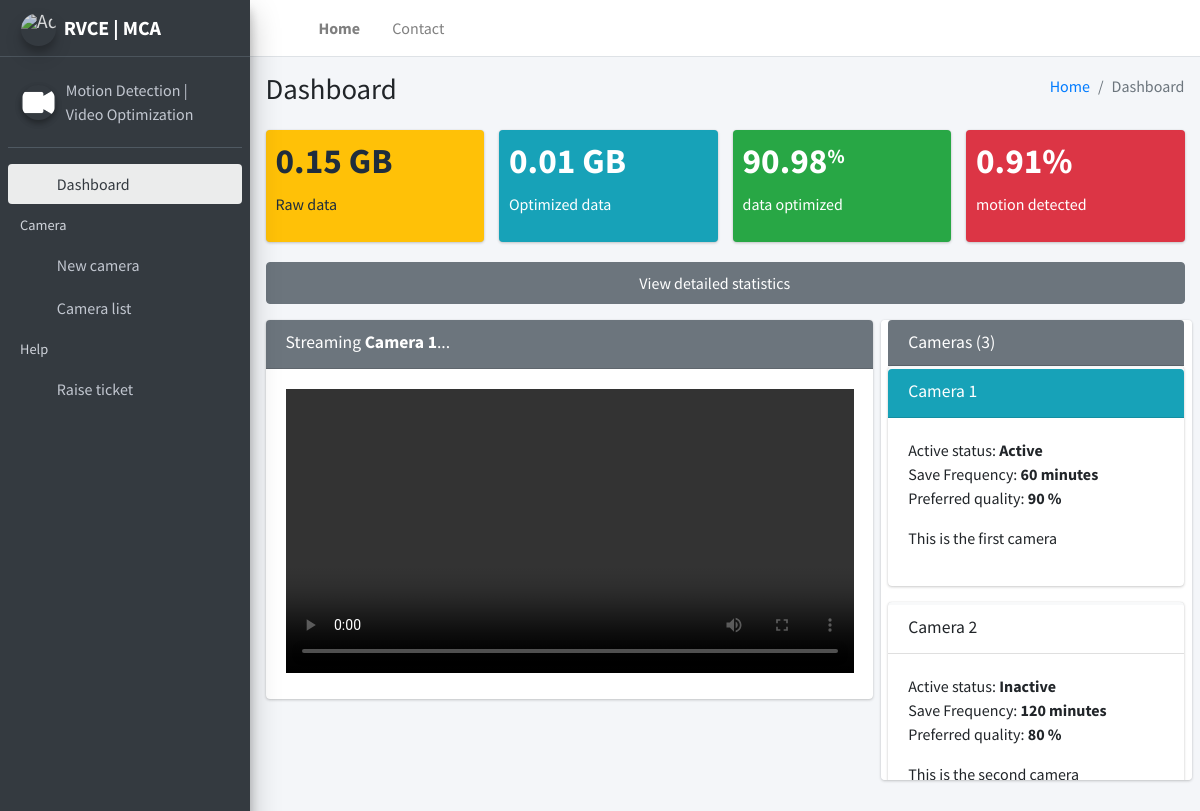
The app's page /index/ with its own data.
### recorder/models.py (models this page shows)
class Cameras(models.Model):
    name = models.CharField(max_length=25)
    description = models.TextField()
    active_status = models.CharField(max_length=20)
    save_frequency = models.IntegerField(default=0)
    preferred_quality = models.IntegerField(default=0)
    created_at = models.DateTimeField(auto_now_add=True)

### recorder/views.py (the view)
# urls.py: path('index/', views.lobby, name='index'),
def lobby(request, filter='0'):
    if (filter == '0'):
        cameras = Cameras.objects.values('id', 'name').first()
    else:
        cameras = Cameras.objects.values('id', 'name').filter(id=filter).first()
    count = Cameras.objects.count()
    sum_optimized_size = Video_Stats.objects.aggregate(Sum('optimized_size'))['optimized_size__sum']
    sum_original_size = Video_Stats.objects.aggregate(Sum('original_size'))['original_size__sum']
    sum_motion = Video_Stats.objects.aggregate(Avg('motion'))['motion__avg']
    cameras_list = Cameras.objects.all()
    context = {
        'camera_count': count,
        'raw_storage': round(sum_original_size / (1024 * 1024 * 1024), 2),
        'storage': round(sum_optimized_size / (1024 * 1024 * 1024), 2),
        'optimized_perc': 100 - round((sum_optimized_size / sum_original_size) * 100, 2),
        'motion': round(sum_motion, 2),
        'cameras_list': cameras_list,
        'filter': cameras
    }
    return render(request, 'index.html', context=context)

### recorder/templates/index.html (shortened to what this page needs)
{% load static %}
<!DOCTYPE html>
<html lang="en">
<head>
    <link rel="stylesheet" href="{% static 'plugins/fontawesome-free/css/all.min.css' %}">
    <link rel="stylesheet" href="https://code.ionicframework.com/ionicons/2.0.1/css/ionicons.min.css">
    <link rel="stylesheet" href="{% static 'plugins/tempusdominus-bootstrap-4/css/tempusdominus-bootstrap-4.min.css' %}">
    <link rel="stylesheet" href="{% static 'plugins/icheck-bootstrap/icheck-bootstrap.min.css' %}">
    <link rel="stylesheet" href="{% static 'plugins/jqvmap/jqvmap.min.css' %}">
    <link rel="stylesheet" href="{% static 'dist/css/adminlte.min.css' %}">
    <link rel="stylesheet" href="{% static 'plugins/overlayScrollbars/css/OverlayScrollbars.min.css' %}">
    <link rel="stylesheet" href="{% static 'plugins/daterangepicker/daterangepicker.css' %}">
    <link rel="stylesheet" href="{% static 'plugins/summernote/summernote-bs4.min.css' %}">
    <link rel="stylesheet" href="{% static 'dist/css/custom.css' %}">
</head>
<body class="hold-transition sidebar-mini layout-fixed">
    <div class="wrapper">
        <nav class="main-header navbar navbar-expand navbar-white navbar-light">
            <ul class="navbar-nav">
                <li class="nav-item">
                    <a class="nav-link" data-widget="pushmenu" href="#" role="button"><i class="fas fa-bars"></i></a>
                </li>
                <li class="nav-item d-none d-sm-inline-block">
                    <a href="/index/" class="nav-link font-weight-bold">Home</a>
                </li>
                <li class="nav-item d-none d-sm-inline-block">
                    <a href="/tickets/" class="nav-link">Contact</a>
                </li>
            </ul>
            <ul class="navbar-nav ml-auto">
                <li class="nav-item">
                    <a class="nav-link" data-widget="fullscreen" href="#" role="button">
                        <i class="fas fa-expand-arrows-alt"></i>
                    </a>
                </li>
            </ul>
        </nav>
        <aside class="main-sidebar sidebar-dark-primary elevation-4">
            <a href="/index/" class="brand-link">
                <img src="{% static 'dist/img/rvce.png' %}" alt="AdminLTE Logo" class="brand-image img-circle elevation-3 my-auto" style="opacity:.8; width:35px; height:35px">
                <span class="brand-text font-weight-bold my-auto">RVCE | MCA</span>
            </a>
            <div class="sidebar">
                <div class="user-panel mt-3 pb-3 mb-3 d-flex">
                    <div class="image my-auto">
                        <img src="{% static 'dist/img/logo.png' %}" class="img-circle elevation-2 my-auto" alt="User Image" style="width:35px; height:35px">
                    </div>
                    <div class="info">
                        <a class="d-block">Motion Detection |<br>Video Optimization</a>
                    </div>
                </div>
                <nav class="mt-2">
                    <ul class="nav nav-pills nav-sidebar flex-column" data-widget="treeview" role="menu" data-accordion="false">
                        <li class="nav-item">
                            <a href="/index/" class="nav-link nav-active">
                                <i class="far fa fa-tachometer-alt nav-icon text-dark"></i>
                                <p class="text-dark">Dashboard</p>
                            </a>
                        </li>
                        <li class="nav-header">Camera</li>
                        <li class="nav-item">
                            <a href="/camera/" class="nav-link">
                                <i class="nav-icon fa fa-camera"></i>
                                <p>
                                    New camera
                                </p>
                            </a>
                        </li>
                        <li class="nav-item">
                            <a href="/cameras/" class="nav-link">
                                <i class="nav-icon fa fa-list"></i>
                                <p>
                                    Camera list
                                </p>
                            </a>
                        </li>
                        <li class="nav-header">Help</li>
                        <li class="nav-item">
                            <a href="/ticket/" class="nav-link">
                                <i class="nav-icon fa fa-info"></i>
                                <p>
                                    Raise ticket
                                </p>
                            </a>
                        </li>
                    </ul>
                </nav>
            </div>
        </aside>
        <div class="content-wrapper">
            <div class="content-header">
                <div class="container-fluid">
                    <div class="row mb-2">
                        <div class="col-sm-6">
                            <h1 class="m-0">Dashboard</h1>
                        </div>
                        <div class="col-sm-6">
                            <ol class="breadcrumb float-sm-right">
                                <li class="breadcrumb-item"><a href="#">Home</a></li>
                                <li class="breadcrumb-item active">Dashboard</li>
                            </ol>
                        </div>
                    </div>
                </div>
            </div>
            <section class="content">
                <div class="container-fluid">
                    <div class="row">
                        <div class="col-lg-3 col-6">
                            <div class="small-box bg-warning">
                                <div class="inner">
                                    <h3>{{ raw_storage }} GB</h3>
                                    <p>Raw data</p>
                                </div>
                            </div>
                        </div>
                        <div class="col-lg-3 col-6">
                            <div class="small-box bg-info">
                                <div class="inner">
                                    <h3>{{ storage }} GB</h3>
                                    <p>Optimized data</p>
                                </div>
                            </div>
                        </div>
                        <div class="col-lg-3 col-6">
                            <div class="small-box bg-success">
                                <div class="inner">
                                    <h3>{{ optimized_perc }}<sup style="font-size: 20px">%</sup></h3>
                                    <p>data optimized</p>
                                </div>
                            </div>
                        </div>
                        <div class="col-lg-3 col-6">
                            <div class="small-box bg-danger">
                                <div class="inner">
                                    <h3>{{ motion }}%</h3>
                                    <p>motion detected</p>
                                </div>
                            </div>
                        </div>
                    </div>
                    <button onclick="window.location.href='/data/'" class="btn btn-secondary w-100 mb-3 py-2">View detailed statistics &nbsp;&nbsp;<i class="fas fa-arrow-right fa-sm"></i></button>
                    <div class="row">
                        <div class="col-md-8">
                            <div class="card card-secondary">
                                <div class="card-header">
                                    <h3 class="card-title">Streaming <b>{{ filter.name }}</b>...</h3>
                                    <div class="card-tools">
                                        <button type="button" class="btn btn-tool" data-card-widget="collapse" title="Collapse">
                  <i class="fas fa-minus"></i>
                </button>
                                    </div>
                                </div>
                                <div class="card-body">
                                    <video id="video" name="video" class="w-100" controls autoplay></video>
                                </div>
                            </div>
                        </div>
                        <div class="col-md-4 card card-row card-secondary" style="overflow-y: scroll; height: 460px;">
                            <div class="card-header m-0">
                                <h3 class="card-title">
                                    Cameras ({{ camera_count }})
                                </h3>
                            </div>
                            {% for camera in cameras_list %}
                            <div class="card card-light card-outline">
                                <div class="card-header {% if camera.id == filter.id %} bg-info {% endif %}">
                                    <h5 class="card-title">{{ camera.name }}</h5>
                                    <div class="card-tools">
                                        <a class="btn btn-tool">
                                            <i onclick='record({{ camera.id }})' id="button" class="fa fa-play text-dark"></i>
                                        </a>
                                    </div>
                                </div>
                                <div class="card-body">
                                    <span>Active status: <b>{{ camera.active_status }}</b></span><br>
                                    <span>Save Frequency: <b>{{ camera.save_frequency }} minutes</b></span><br>
                                    <span>Preferred quality: <b>{{ camera.preferred_quality }} %</b></span><br>
                                    <p class="mt-3">
                                        {{ camera.description }}
                                    </p>
                                </div>
                            </div>
                            {% endfor %}
                        </div>
                    </div>
                </div>
        </div>
    </div>
</body>
</html>

### records on screen
Cameras: name "Camera 1", active_status "Active", save_frequency "60", preferred_quality "90", description "This is the first camera"
Cameras: name "Camera 2", active_status "Inactive", save_frequency "120", preferred_quality "80", description "This is the second camera"

### other values on screen
{{ raw_storage }} "0.15"
{{ storage }} "0.01"
{{ optimized_perc }} "90.98"
{{ motion }} "0.91"
{{ camera_count }} "3"
